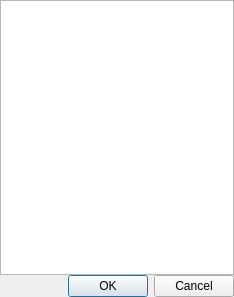
<?xml version="1.0" encoding="UTF-8"?>
<ui version="4.0">
 <class>VstShellSelect</class>
 <widget class="QDialog" name="VstShellSelect">
  <property name="windowModality">
   <enum>Qt::ApplicationModal</enum>
  </property>
  <property name="geometry">
   <rect>
    <x>0</x>
    <y>0</y>
    <width>234</width>
    <height>297</height>
   </rect>
  </property>
  <property name="windowTitle">
   <string>VstShell</string>
  </property>
  <property name="locale">
   <locale language="English" country="UnitedStates"/>
  </property>
  <layout class="QGridLayout" name="gridLayout">
   <property name="margin">
    <number>0</number>
   </property>
   <property name="spacing">
    <number>0</number>
   </property>
   <item row="0" column="0" colspan="2">
    <widget class="QListWidget" name="listPlugins">
     <property name="uniformItemSizes">
      <bool>true</bool>
     </property>
    </widget>
   </item>
   <item row="1" column="1">
    <widget class="QDialogButtonBox" name="buttonBox">
     <property name="standardButtons">
      <set>QDialogButtonBox::Cancel|QDialogButtonBox::Ok</set>
     </property>
    </widget>
   </item>
  </layout>
 </widget>
 <resources/>
 <connections>
  <connection>
   <sender>buttonBox</sender>
   <signal>accepted()</signal>
   <receiver>VstShellSelect</receiver>
   <slot>accept()</slot>
   <hints>
    <hint type="sourcelabel">
     <x>110</x>
     <y>284</y>
    </hint>
    <hint type="destinationlabel">
     <x>72</x>
     <y>351</y>
    </hint>
   </hints>
  </connection>
  <connection>
   <sender>buttonBox</sender>
   <signal>rejected()</signal>
   <receiver>VstShellSelect</receiver>
   <slot>reject()</slot>
   <hints>
    <hint type="sourcelabel">
     <x>190</x>
     <y>287</y>
    </hint>
    <hint type="destinationlabel">
     <x>171</x>
     <y>334</y>
    </hint>
   </hints>
  </connection>
  <connection>
   <sender>listPlugins</sender>
   <signal>itemDoubleClicked(QListWidgetItem*)</signal>
   <receiver>VstShellSelect</receiver>
   <slot>accept()</slot>
   <hints>
    <hint type="sourcelabel">
     <x>107</x>
     <y>132</y>
    </hint>
    <hint type="destinationlabel">
     <x>426</x>
     <y>436</y>
    </hint>
   </hints>
  </connection>
 </connections>
</ui>
